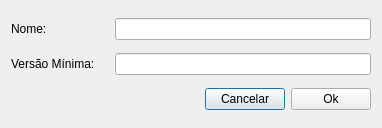
<?xml version="1.0" encoding="UTF-8"?>
<ui version="4.0">
 <class>Dialog</class>
 <widget class="QDialog" name="Dialog">
  <property name="geometry">
   <rect>
    <x>0</x>
    <y>0</y>
    <width>382</width>
    <height>128</height>
   </rect>
  </property>
  <property name="windowTitle">
   <string>Adicionar Plugin</string>
  </property>
  <layout class="QGridLayout" name="gridLayout">
   <item row="0" column="0">
    <layout class="QHBoxLayout" name="horizontalLayout">
     <item>
      <widget class="QLabel" name="label">
       <property name="sizePolicy">
        <sizepolicy hsizetype="Preferred" vsizetype="Fixed">
         <horstretch>0</horstretch>
         <verstretch>0</verstretch>
        </sizepolicy>
       </property>
       <property name="minimumSize">
        <size>
         <width>98</width>
         <height>0</height>
        </size>
       </property>
       <property name="maximumSize">
        <size>
         <width>98</width>
         <height>16777215</height>
        </size>
       </property>
       <property name="text">
        <string>Nome:</string>
       </property>
      </widget>
     </item>
     <item>
      <widget class="QLineEdit" name="nameLe"/>
     </item>
    </layout>
   </item>
   <item row="1" column="0">
    <layout class="QHBoxLayout" name="horizontalLayout_3">
     <item>
      <widget class="QLabel" name="label_2">
       <property name="sizePolicy">
        <sizepolicy hsizetype="Preferred" vsizetype="Fixed">
         <horstretch>0</horstretch>
         <verstretch>0</verstretch>
        </sizepolicy>
       </property>
       <property name="minimumSize">
        <size>
         <width>98</width>
         <height>0</height>
        </size>
       </property>
       <property name="maximumSize">
        <size>
         <width>98</width>
         <height>16777215</height>
        </size>
       </property>
       <property name="text">
        <string>Versão Mínima:</string>
       </property>
      </widget>
     </item>
     <item>
      <widget class="QLineEdit" name="versionLe"/>
     </item>
    </layout>
   </item>
   <item row="2" column="0">
    <layout class="QHBoxLayout" name="horizontalLayout_2">
     <item>
      <spacer name="horizontalSpacer">
       <property name="orientation">
        <enum>Qt::Horizontal</enum>
       </property>
       <property name="sizeHint" stdset="0">
        <size>
         <width>270</width>
         <height>20</height>
        </size>
       </property>
      </spacer>
     </item>
     <item>
      <widget class="QPushButton" name="cancelBtn">
       <property name="text">
        <string>Cancelar</string>
       </property>
      </widget>
     </item>
     <item>
      <widget class="QPushButton" name="okBtn">
       <property name="sizePolicy">
        <sizepolicy hsizetype="Minimum" vsizetype="Fixed">
         <horstretch>0</horstretch>
         <verstretch>0</verstretch>
        </sizepolicy>
       </property>
       <property name="text">
        <string>Ok</string>
       </property>
      </widget>
     </item>
    </layout>
   </item>
  </layout>
 </widget>
 <resources/>
 <connections/>
</ui>
